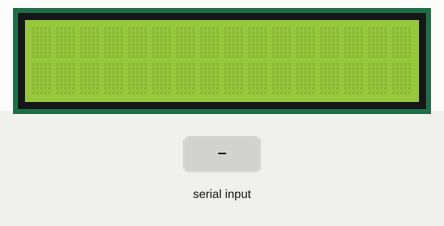
Simulated run of this sketch. Board: ESP32. On the bench: 16×2 character LCD. The test bench sets the inputs (shaded band). What the sketch prints to the serial monitor is not drawn.

Above: at 0.9 s.
1.0 s: "1" received over Serial
At 11.3 s:
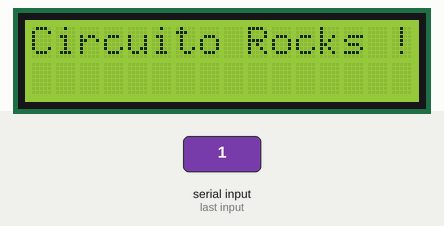
Timing chart, 0 to 11.5 s (numbered marks = the images above; inputs shaded):
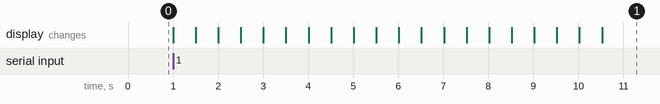

The sketch:

Connecting_LCD.ino
```cpp
#include "Arduino.h"
#include "LiquidCrystal.h"


// Pin Definitions
#define LCD_PIN_RS	7
#define LCD_PIN_E	6
#define LCD_PIN_DB4	0
#define LCD_PIN_DB5	2
#define LCD_PIN_DB6	4
#define LCD_PIN_DB7	5

LiquidCrystal lcd(LCD_PIN_RS,LCD_PIN_E,LCD_PIN_DB4,LCD_PIN_DB5,LCD_PIN_DB6,LCD_PIN_DB7);
const int timeout = 10000;       //define timeout of 10 sec
char menuOption = 0;
long time0;

void setup()
{
    // Setup Serial which is useful for debugging
    // Use the Serial Monitor to view printed messages
    Serial.begin(9600);
    while (!Serial) ; // wait for serial port to connect. Needed for native USB
    Serial.println("start");

    // set up the LCD's number of columns and rows
    lcd.begin(16, 2);
    menuOption = menu();

}
void loop()
{
    if(menuOption == '1') {
    // LCD 16x2 - Test Code
    // Print a message to the LCD.
    lcd.setCursor(0, 0);
    lcd.print("Circuito Rocks !");
    // Turn off the display:
    lcd.noDisplay();
    delay(500);
    // Turn on the display:
    lcd.display();
    delay(500);
    }

    if (millis() - time0 > timeout)
    {
        menuOption = menu();
    }

}

char menu()
{

    Serial.println(F("\nWhich component would you like to test?"));
    Serial.println(F("(1) LCD 16x2"));
    Serial.println(F("(menu) send anything else or press on board reset button\n"));
    while (!Serial.available());

    // Read data from serial monitor if received
    while (Serial.available())
    {
        char c = Serial.read();
        if (isAlphaNumeric(c))
        {

            if(c == '1')
    			Serial.println(F("Now Testing LCD 16x2"));
            else
            {
                Serial.println(F("illegal input!"));
                return 0;
            }
            time0 = millis();
            return c;
        }
    }
}
```
